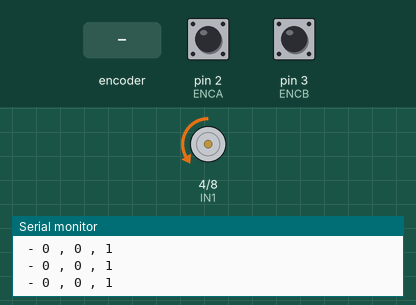
The sketch below on a simulated Arduino Uno, built with avr-gcc and run on an emulated ATmega328P. Shown: motor-driver pin pairs drawn as motors (green arrow = first pin HIGH = forward, orange = second pin HIGH = backward, longer = more drive, scaled by the enable pin), the last lines printed to the serial monitor. The test bench sets the inputs (shaded band); at power-on: pin 2 (ENCA) HIGH, pin 3 (ENCB) HIGH.

Above: at 1.2 s.
1.3 s: rotary encoder on pin 2 (ENCA) / pin 3 (ENCB) turned 2 steps (second pin leading)
At 2.0 s:
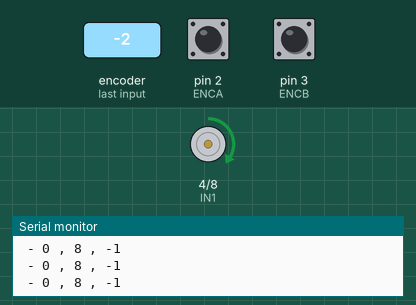
3.2 s: rotary encoder on pin 2 (ENCA) / pin 3 (ENCB) turned 3 steps (first pin leading)
At 4.2 s:
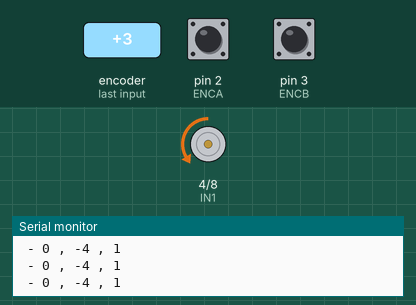
Timing chart, 0 to 6.2 s (numbered marks = the images above; inputs shaded):
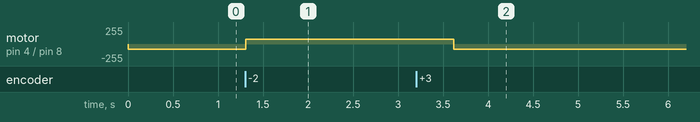

Measured:
- after the input at 1.3 s, motor on pin 4 (IN1) / pin 8 (IN2): backward 75/255 → forward 75/255 at once
- after the input at 3.2 s, motor on pin 4 (IN1) / pin 8 (IN2): forward 75/255 → backward 75/255 after 0.42 s

The sketch:

b05_value_goto_pos.ino
```cpp
// CONCLUSION
// B01 (DOUBLE - RASING (1 TIME )) -- 330 COUNT = 360 DEGREE
// B02 (DOUBLE - RASING / FAILING (2 TIME )) -- 660 COUNT = 360 DEGREE
// B03 /B05  (DOUBLE - CHANGE (4 TIME )) -- 1320 COUNT = 360 DEGREE

#include <SPI.h>
#include <SD.h>

#define ENCA 2 // GREEN
#define ENCB 3 // YELLOW
#define PWM 5 //
#define IN2 8 // BLACK
#define IN1 4 // WHITE
#define PWMVAL 75

volatile int posi = 0;
int cur_posi = 0;
int target = 0;
int dir = 1;

String valInString = "";
char inChar;

void setup() {
    Serial.begin(9600);
    pinMode(ENCA,INPUT);
    pinMode(ENCB,INPUT);
    attachInterrupt(digitalPinToInterrupt(ENCA),readEncoderA, CHANGE);
    attachInterrupt(digitalPinToInterrupt(ENCB),readEncoderB, CHANGE);

    pinMode(PWM,OUTPUT);
    pinMode(IN1,OUTPUT);
    pinMode(IN2,OUTPUT);

    // Serial.println("target pos");

    while (!Serial) {
        // wait for serial port to connect
    }
}

void loop() {
	while (Serial.available() > 0) {

        int inputChar = Serial.read();
        if(isDigit(inputChar)){
            valInString += (char)inputChar;
            // Serial.println(valInString);

        }else if(isAlpha(inputChar)) {
            valInString = "";
            inChar = (char)inputChar;

        }else if ((char)inputChar == '\r') {
            // Serial.println(valInString);
            if(valInString != ""){
                // Serial.println(valInString.toInt());
                target = (valInString.toInt());
                valInString = "";
            }else{
                Serial.println(inChar);
            }
        }
    }

    // When hitting the target stop to rotate
    if(target > posi){
        dir=1;
    }

    if(target < posi){
        dir=-1;
    }
    setMotor(dir, PWMVAL, PWM, IN1, IN2);

    Serial.print(" - ");
    Serial.print(target);
    Serial.print(" , ");
    Serial.print(posi);
}

void setMotor(int dir, int pwmVal, int pwm, int in1, int in2){

Serial.print(" , ");
Serial.println(dir);

  analogWrite(pwm,pwmVal);
  if(dir == -1){
    digitalWrite(in1,HIGH);
    digitalWrite(in2,LOW);
  }
  else if(dir == 1){
    digitalWrite(in1,LOW);
    digitalWrite(in2,HIGH);
  }
  else{
    digitalWrite(in1,LOW);
    digitalWrite(in2,LOW);
  }
}

void readEncoderA(){
	int a = digitalRead(ENCA);
  int b = digitalRead(ENCB);

  if(a == 0){
    if(b == 0){
			posi++;
		}else{
			posi--;
		}
  }
  else{
    if(b == 0){
			posi--;
		}else{
			posi++;
		}
  }
}

void readEncoderB(){
  int a = digitalRead(ENCA);
	int b = digitalRead(ENCB);

  if(b == 0){
    if(a == 0){
			posi--;
		}else{
			posi++;
		}
  }
  else{
    if(a == 0){
			posi++;
		}else{
			posi--;
		}
  }
}
```
